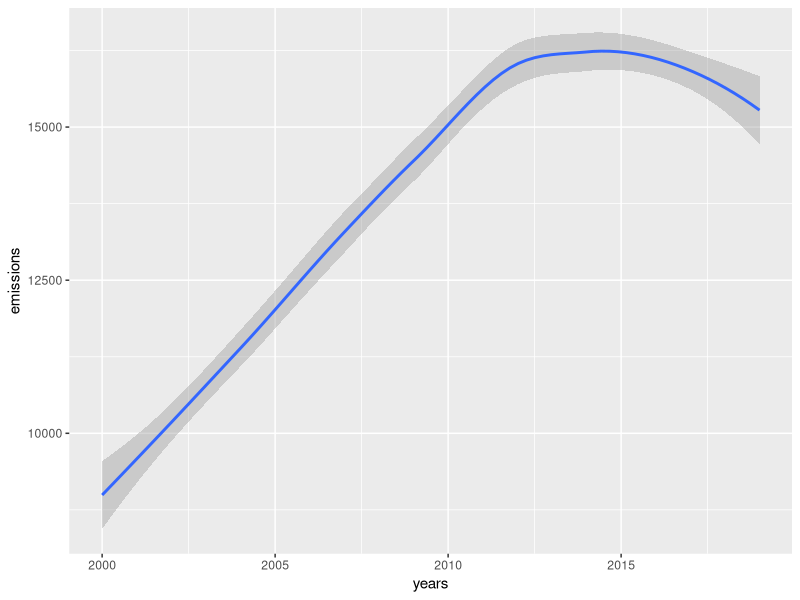
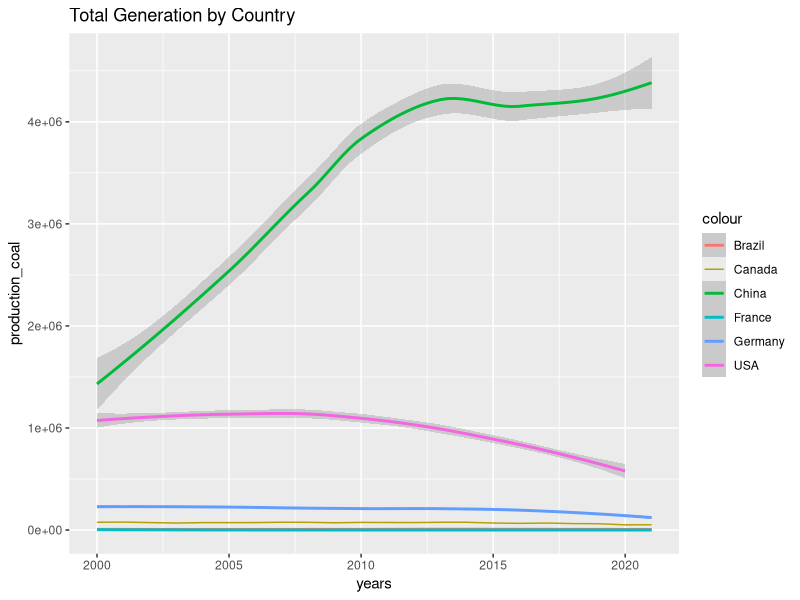

The R source for these figures, in order:
## ---- chunk 1
knitr::opts_chunk$set(echo = TRUE)
library(tidyverse)
library(lubridate)
library(readxl)
library(maps)
## ---- chunk 2
coalcoke_df <- read_csv("INT-Export-CoalCoke-09-09-2022_23-09-12.csv")
coalcoke_col <- coalcoke_df$`Report generated on: 09-09-2022 23:09:12`
## ---- chunk 3
Years <- str_split(coalcoke_col[1],",")
Years_2 <- Years[[1]]
Years_3 <- Years_2[54:75]
Years_3
## ---- chunk 4
#Production of Coal
print("Production")
World_Production <- str_split(coalcoke_col[3], ",")
World_Unlist_Production <- World_Production[[1]]
World_Production <- World_Unlist_Production[54:75]
World_Production

print("Production - Coal")
World_Grab_Coal <- str_split(coalcoke_col[4], ",")
World_Unlist_Coal <- World_Grab_Coal[[1]]
World_Grab_Coal <- World_Unlist_Coal[54:75]
World_Grab_Coal

print("Production - Metallurgical coke")
World_Grab_MetalCoal <- str_split(coalcoke_col[10], ",")
World_Unlist_MetalCoal <- World_Grab_MetalCoal[[1]]
World_Grab_MetalCoal <- World_Unlist_MetalCoal[54:75]
World_Grab_MetalCoal

print("Emissions -")
World_Emissions <- str_split(coalcoke_col[37], ",")
World_Unlist_Emissions <- World_Emissions[[1]]
World_Emissions <- World_Unlist_Emissions[54:75]
World_Emissions

# Consumption of Worlds Coal
print("Consumption")
World_Consumption <- str_split(coalcoke_col[11], ",")
World_Unlist_Consumption <- World_Consumption[[1]]
World_Consumption <- World_Unlist_Consumption[54:75]
World_Consumption

print("Consumption - Coal ")
World_Consumption_Coal <- str_split(coalcoke_col[12], ",")
World_Unlist_Consumption_Coal <- World_Consumption_Coal[[1]]
World_Consumption_Coal <- World_Unlist_Consumption_Coal[54:75]
World_Consumption_Coal

print("Consumption - Metallurgical coke")
World_Consumption_MetalCoal <- str_split(coalcoke_col[18], ",")
World_Unlist_Consumption_MetalCoal <- World_Consumption_MetalCoal[[1]]
World_Consumption_MetalCoal <- World_Unlist_Consumption_MetalCoal[54:75]
World_Consumption_MetalCoal

World <- tibble(years = Years_3, production_coal = World_Grab_Coal, production_metallurgical_coke = World_Grab_MetalCoal, production = World_Production,emissions = World_Emissions, consumption_coal = World_Consumption_Coal, consumption_metallurgical_coke = World_Consumption_MetalCoal, consumption  = World_Consumption) 

World$years <- as.integer(World$years)
World$production_coal <- as.double(World$production_coal)
World$production_metallurgical_coke <- as.double(World$production_metallurgical_coke)
World$production <- as.double(World$production)
World$emissions <- as.double(World$emissions)
World$consumption_coal <- as.double(World$consumption_coal)
World$consumption_metallurgical_coke <- as.double(World$consumption_metallurgical_coke)
World$consumption <- as.double(World$consumption)

World

## ---- chunk 5
# Canada's Statistics

# Retrieves Year Data
Years <- str_split(coalcoke_col[1],",")
Years_2 <- Years[[1]]
Years_3 <- Years_2[54:75]
Years_3

#Production of Coal
print("Production")
Canada_Production <- str_split(coalcoke_col[1298], ",")
Canada_Unlist_Production <- Canada_Production[[1]]
Canada_Production <- Canada_Unlist_Production[54:75]
Canada_Production

print("Production - Coal")
Canada_Grab_Coal <- str_split(coalcoke_col[1300], ",")
Canada_Unlist_Coal <- Canada_Grab_Coal[[1]]
Canada_Grab_Coal <- Canada_Unlist_Coal[54:75]
Canada_Grab_Coal

print("Production - Metallurgical coke")
Canada_Grab_MetalCoal <- str_split(coalcoke_col[1306], ",")
Canada_Unlist_MetalCoal <- Canada_Grab_MetalCoal[[1]]
Canada_Grab_MetalCoal <- Canada_Unlist_MetalCoal[54:75]
Canada_Grab_MetalCoal

# Consumption of Worlds Coal
print("Consumption")
Canada_Consumption <- str_split(coalcoke_col[1307], ",")
Canada_Unlist_Consumption <- Canada_Consumption[[1]]
Canada_Consumption <- Canada_Unlist_Consumption[54:75]
Canada_Consumption

print("Consumption - Coal ")
Canada_Consumption_Coal <- str_split(coalcoke_col[1308], ",")
Canada_Unlist_Consumption_Coal <- Canada_Consumption_Coal[[1]]
Canada_Consumption_Coal <- Canada_Unlist_Consumption_Coal[54:75]
Canada_Consumption_Coal

print("Consumption - Metallurgical coke")
Canada_Consumption_MetalCoal <- str_split(coalcoke_col[1314], ",")
Canada_Unlist_Consumption_MetalCoal <- Canada_Consumption_MetalCoal[[1]]
Canada_Consumption_MetalCoal <- Canada_Unlist_Consumption_MetalCoal[54:75]
Canada_Consumption_MetalCoal

Canada <- tibble(years = Years_3, production_coal = Canada_Grab_Coal, production_metallurgical_coke = Canada_Grab_MetalCoal, production = Canada_Production, consumption_coal = Canada_Consumption_Coal, consumption_metallurgical_coke = Canada_Consumption_MetalCoal, consumption  = Canada_Consumption) 

Canada$years <- as.integer(Canada$years)
Canada$production_coal <- as.double(Canada$production_coal)
Canada$production_metallurgical_coke <- as.double(Canada$production_metallurgical_coke)
Canada$production <- as.double(Canada$production)
Canada$consumption_coal <- as.double(Canada$consumption_coal)
Canada$consumption_metallurgical_coke <- as.double(Canada$consumption_metallurgical_coke)
Canada$consumption <- as.double(Canada$consumption)

Canada
## ---- chunk 6
# USA's Statistics

# Retrieves Year Data
Years <- str_split(coalcoke_col[1],",")
Years_2 <- Years[[1]]
Years_3 <- Years_2[54:75]
Years_3

#Production of Coal
print("Production")
USA_Production <- str_split(coalcoke_col[7923], ",")
USA_Unlist_Production <- USA_Production[[1]]
USA_Production <- USA_Unlist_Production[54:75]
USA_Production

print("Production - Coal")
USA_Grab_Coal <- str_split(coalcoke_col[7924], ",")
USA_Unlist_Coal <- USA_Grab_Coal[[1]]
USA_Grab_Coal <- USA_Unlist_Coal[54:75]
USA_Grab_Coal

print("Production - Metallurgical coke")
USA_Grab_MetalCoal <- str_split(coalcoke_col[7930], ",")
USA_Unlist_MetalCoal <- USA_Grab_MetalCoal[[1]]
USA_Grab_MetalCoal <- USA_Unlist_MetalCoal[54:75]
USA_Grab_MetalCoal

# Consumption of Coal
print("Consumption")
USA_Consumption <- str_split(coalcoke_col[7931], ",")
USA_Unlist_Consumption <- USA_Consumption[[1]]
USA_Consumption <- USA_Unlist_Consumption[54:75]
USA_Consumption

print("Consumption - Coal ")
USA_Consumption_Coal <- str_split(coalcoke_col[7932], ",")
USA_Unlist_Consumption_Coal <- USA_Consumption_Coal[[1]]
USA_Consumption_Coal <- USA_Unlist_Consumption_Coal[54:75]
USA_Consumption_Coal

print("Consumption - Metallurgical coke")
USA_Consumption_MetalCoal <- str_split(coalcoke_col[7938], ",")
USA_Unlist_Consumption_MetalCoal <- USA_Consumption_MetalCoal[[1]]
USA_Consumption_MetalCoal <- USA_Unlist_Consumption_MetalCoal[54:75]
USA_Consumption_MetalCoal

USA <- tibble(years = Years_3, production_coal = USA_Grab_Coal, production_metallurgical_coke = USA_Grab_MetalCoal, production = USA_Production, consumption_coal = USA_Consumption_Coal, consumption_metallurgical_coke = USA_Consumption_MetalCoal, consumption  = USA_Consumption) 

USA$years <- as.integer(USA$years)
USA$production_coal <- as.double(USA$production_coal)
USA$production_metallurgical_coke <- as.double(USA$production_metallurgical_coke)
USA$production <- as.double(USA$production)
USA$consumption_coal <- as.double(USA$consumption_coal)
USA$consumption_metallurgical_coke <- as.double(USA$consumption_metallurgical_coke)
USA$consumption <- as.double(USA$consumption)

USA
## ---- chunk 7
# China's Statistics

# Retrieves Year Data
Years <- str_split(coalcoke_col[1],",")
Years_2 <- Years[[1]]
Years_3 <- Years_2[54:75]
Years_3

#Production of Coal
print("Production")
China_Production <- str_split(coalcoke_col[1479], ",")
China_Unlist_Production <- China_Production[[1]]
China_Production <- China_Unlist_Production[54:75]
China_Production

print("Production - Coal")
China_Grab_Coal <- str_split(coalcoke_col[1480], ",")
China_Unlist_Coal <- China_Grab_Coal[[1]]
China_Grab_Coal <- China_Unlist_Coal[54:75]
China_Grab_Coal

print("Production - Metallurgical coke")
China_Grab_MetalCoal <- str_split(coalcoke_col[1486], ",")
China_Unlist_MetalCoal <- China_Grab_MetalCoal[[1]]
China_Grab_MetalCoal <- China_Unlist_MetalCoal[54:75]
China_Grab_MetalCoal

# Consumption of Worlds Coal
print("Consumption")
China_Consumption <- str_split(coalcoke_col[1487], ",")
China_Unlist_Consumption <- China_Consumption[[1]]
China_Consumption <- China_Unlist_Consumption[54:75]
China_Consumption

print("Consumption - Coal ")
China_Consumption_Coal <- str_split(coalcoke_col[1488], ",")
China_Unlist_Consumption_Coal <- China_Consumption_Coal[[1]]
China_Consumption_Coal <- China_Unlist_Consumption_Coal[54:75]
China_Consumption_Coal

print("Consumption - Metallurgical coke")
China_Consumption_MetalCoal <- str_split(coalcoke_col[1494], ",")
China_Unlist_Consumption_MetalCoal <- China_Consumption_MetalCoal[[1]]
China_Consumption_MetalCoal <- China_Unlist_Consumption_MetalCoal[54:75]
China_Consumption_MetalCoal

China <- tibble(years = Years_3, production_coal = China_Grab_Coal, production_metallurgical_coke = China_Grab_MetalCoal, production = China_Production, consumption_coal = China_Consumption_Coal, consumption_metallurgical_coke = China_Consumption_MetalCoal, consumption  = China_Consumption) 

China$years <- as.integer(China$years)
China$production_coal <- as.double(China$production_coal)
China$production_metallurgical_coke <- as.double(China$production_metallurgical_coke)
China$production <- as.double(China$production)
China$consumption_coal <- as.double(China$consumption_coal)
China$consumption_metallurgical_coke <- as.double(China$consumption_metallurgical_coke)
China$consumption <- as.double(China$consumption)

China
## ---- chunk 8
# Germany's Statistics

# Retrieves Year Data
Years <- str_split(coalcoke_col[1],",")
Years_2 <- Years[[1]]
Years_3 <- Years_2[54:75]
Years_3

Germany_Production <- str_split(coalcoke_col[2847], ",")
Germany_Unlist_Production <- Germany_Production[[1]]
Germany_Production <- Germany_Unlist_Production[54:75]
Germany_Production

print("Production - Coal")
Germany_Grab_Coal <- str_split(coalcoke_col[2848], ",")
Germany_Unlist_Coal <- Germany_Grab_Coal[[1]]
Germany_Grab_Coal <- Germany_Unlist_Coal[54:75]
Germany_Grab_Coal

print("Production - Metallurgical coke")
Germany_Grab_MetalCoal <- str_split(coalcoke_col[2854], ",")
Germany_Unlist_MetalCoal <- Germany_Grab_MetalCoal[[1]]
Germany_Grab_MetalCoal <- Germany_Unlist_MetalCoal[54:75]
Germany_Grab_MetalCoal

# Consumption of Coal
print("Consumption")
Germany_Consumption <- str_split(coalcoke_col[2855], ",")
Germany_Unlist_Consumption <- Germany_Consumption[[1]]
Germany_Consumption <- Germany_Unlist_Consumption[54:75]
Germany_Consumption

print("Consumption - Coal ")
Germany_Consumption_Coal <- str_split(coalcoke_col[2856], ",")
Germany_Unlist_Consumption_Coal <- Germany_Consumption_Coal[[1]]
Germany_Consumption_Coal <- Germany_Unlist_Consumption_Coal[54:75]
Germany_Consumption_Coal

print("Consumption - Metallurgical coke")
Germany_Consumption_MetalCoal <- str_split(coalcoke_col[2862], ",")
Germany_Unlist_Consumption_MetalCoal <- Germany_Consumption_MetalCoal[[1]]
Germany_Consumption_MetalCoal <- Germany_Unlist_Consumption_MetalCoal[54:75]
Germany_Consumption_MetalCoal

Germany <- tibble(years = Years_3, production_coal = Germany_Grab_Coal, production_metallurgical_coke = Germany_Grab_MetalCoal, production = Germany_Production, consumption_coal = Germany_Consumption_Coal, consumption_metallurgical_coke = Germany_Consumption_MetalCoal, consumption  = Germany_Consumption) 

Germany$years <- as.integer(Germany$years)
Germany$production_coal <- as.double(Germany$production_coal)
Germany$production_metallurgical_coke <- as.double(Germany$production_metallurgical_coke)
Germany$production <- as.double(Germany$production)
Germany$consumption_coal <- as.double(Germany$consumption_coal)
Germany$consumption_metallurgical_coke <- as.double(Germany$consumption_metallurgical_coke)
Germany$consumption <- as.double(Germany$consumption)

Germany
## ---- chunk 9
# Brazil's  Statistics

# Coal Statistics

# Retrieves Year Data
Years <- str_split(coalcoke_col[1],",")
Years_2 <- Years[[1]]
Years_3 <- Years_2[54:75]
Years_3

#Production of Coal
print("Production")
Brazil_Production <- str_split(coalcoke_col[939], ",")
Brazil_Unlist_Production <- Brazil_Production[[1]]
Brazil_Production <- Brazil_Unlist_Production[54:75]
Brazil_Production

print("Production - Coal")
Brazil_Grab_Coal <- str_split(coalcoke_col[940], ",")
Brazil_Unlist_Coal <- Brazil_Grab_Coal[[1]]
Brazil_Grab_Coal <- Brazil_Unlist_Coal[54:75]
Brazil_Grab_Coal

print("Production - Metallurgical coke")
Brazil_Grab_MetalCoal <- str_split(coalcoke_col[946], ",")
Brazil_Unlist_MetalCoal <- Brazil_Grab_MetalCoal[[1]]
Brazil_Grab_MetalCoal <- Brazil_Unlist_MetalCoal[54:75]
Brazil_Grab_MetalCoal

# Consumption of France's Coal
print("Consumption")
Brazil_Consumption <- str_split(coalcoke_col[947], ",")
Brazil_Unlist_Consumption <- Brazil_Consumption[[1]]
Brazil_Consumption <- Brazil_Unlist_Consumption[54:75]
Brazil_Consumption

print("Consumption - Coal ")
Brazil_Consumption_Coal <- str_split(coalcoke_col[948], ",")
Brazil_Unlist_Consumption_Coal <- Brazil_Consumption_Coal[[1]]
Brazil_Consumption_Coal <- Brazil_Unlist_Consumption_Coal[54:75]
Brazil_Consumption_Coal

print("Consumption - Metallurgical coke")
Brazil_Consumption_MetalCoal <- str_split(coalcoke_col[954], ",")
Brazil_Unlist_Consumption_MetalCoal <- Brazil_Consumption_MetalCoal[[1]]
Brazil_Consumption_MetalCoal <- Brazil_Unlist_Consumption_MetalCoal[54:75]
Brazil_Consumption_MetalCoal

Brazil <- tibble(years = Years_3, production_coal = Brazil_Grab_Coal, production_metallurgical_coke = Brazil_Grab_MetalCoal, production = Brazil_Production, consumption_coal = Brazil_Consumption_Coal, consumption_metallurgical_coke = Brazil_Consumption_MetalCoal, consumption  = Brazil_Consumption) 

Brazil$years <- as.integer(Brazil$years)
Brazil$production_coal <- as.double(Brazil$production_coal)
Brazil$production_metallurgical_coke <- as.double(Brazil$production_metallurgical_coke)
Brazil$production <- as.double(Brazil$production)
Brazil$consumption_coal <- as.double(Brazil$consumption_coal)
Brazil$consumption_metallurgical_coke <- as.double(Brazil$consumption_metallurgical_coke)
Brazil$consumption <- as.double(Brazil$consumption)

Brazil
## ---- chunk 10
# France's Coal Statistics

# Retrieves Year Data
Years <- str_split(coalcoke_col[1],",")
Years_2 <- Years[[1]]
Years_3 <- Years_2[54:75]
Years_3

#Production of Coal
print("Production")
France_Production <- str_split(coalcoke_col[2631], ",")
France_Unlist_Production <- France_Production[[1]]
France_Production <- France_Unlist_Production[54:75]
France_Production

print("Production - Coal")
France_Grab_Coal <- str_split(coalcoke_col[2632], ",")
France_Unlist_Coal <- France_Grab_Coal[[1]]
France_Grab_Coal <- France_Unlist_Coal[54:75]
France_Grab_Coal

print("Production - Metallurgical coke")
France_Grab_MetalCoal <- str_split(coalcoke_col[2638], ",")
France_Unlist_MetalCoal <- France_Grab_MetalCoal[[1]]
France_Grab_MetalCoal <- France_Unlist_MetalCoal[54:75]
France_Grab_MetalCoal

# Consumption of France's Coal
print("Consumption")
France_Consumption <- str_split(coalcoke_col[2639], ",")
France_Unlist_Consumption <- France_Consumption[[1]]
France_Consumption <- France_Unlist_Consumption[54:75]
France_Consumption

print("Consumption - Coal ")
France_Consumption_Coal <- str_split(coalcoke_col[2640], ",")
France_Unlist_Consumption_Coal <- France_Consumption_Coal[[1]]
France_Consumption_Coal <- France_Unlist_Consumption_Coal[54:75]
France_Consumption_Coal

print("Consumption - Metallurgical coke")
France_Consumption_MetalCoal <- str_split(coalcoke_col[2646], ",")
France_Unlist_Consumption_MetalCoal <- France_Consumption_MetalCoal[[1]]
France_Consumption_MetalCoal <- France_Unlist_Consumption_MetalCoal[54:75]
France_Consumption_MetalCoal

France <- tibble(years = Years_3, production_coal = France_Grab_Coal, production_metallurgical_coke = France_Grab_MetalCoal, production = France_Production, consumption_coal = France_Consumption_Coal, consumption_metallurgical_coke = France_Consumption_MetalCoal, consumption  = France_Consumption) 

France$years <- as.integer(France$years)
France$production_coal <- as.double(France$production_coal)
France$production_metallurgical_coke <- as.double(France$production_metallurgical_coke)
France$production <- as.double(France$production)
France$consumption_coal <- as.double(France$consumption_coal)
France$consumption_metallurgical_coke <- as.double(France$consumption_metallurgical_coke)
France$consumption <- as.double(France$consumption)

France
## ---- chunk 11
graph_world <- ggplot() + geom_smooth(data=World, aes(x=years, y=emissions))
graph_world
## ---- chunk 12
ggplot()+
  geom_line(data=Canada, aes(x=years, y=production_coal,color="Canada"))+
  geom_smooth(data=USA, aes(x=years, y=production_coal, color="USA"))+
  geom_smooth(data=China, aes(x=years, y=production_coal, color="China"))+
  geom_smooth(data=Brazil, aes(x=years, y=production_coal, color="Brazil"))+
  geom_smooth(data=France, aes(x=years, y=production_coal, color="France"))+
  geom_smooth(data=Germany, aes(x=years, y=production_coal, color="Germany"))+
  ggtitle("Total Generation by Country")

